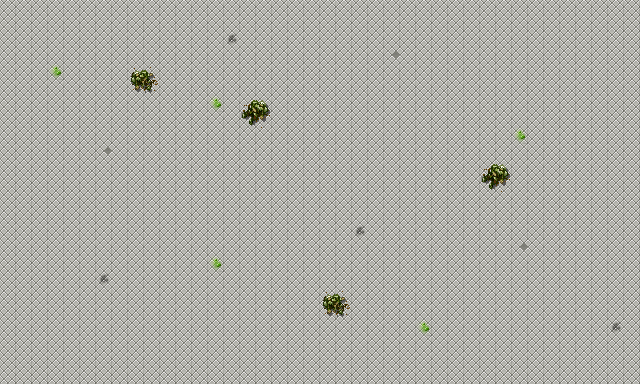

Tiled map render using the project's own tile images. Description and the map definition, with tile-layer contents summarised, below:
An orthogonal 40x24 tile map with 16x16 px tiles, 2 tile layers (background, foreground).

<map version="1.0" orientation="orthogonal" width="40" height="24" tilewidth="16" tileheight="16">
 <tileset firstgid="1" name="tileset" tilewidth="16" tileheight="16">
  <image source="tileset.png" width="192" height="480" />
 </tileset>
 <layer name="background" width="40" height="24">
  <data>[960 cells, 960 non-empty, 4 distinct tile ids]</data>
 </layer>
 <layer name="foreground" width="40" height="24">
  <data>[960 cells, 16 non-empty, 8 distinct tile ids]</data>
 </layer>
</map>